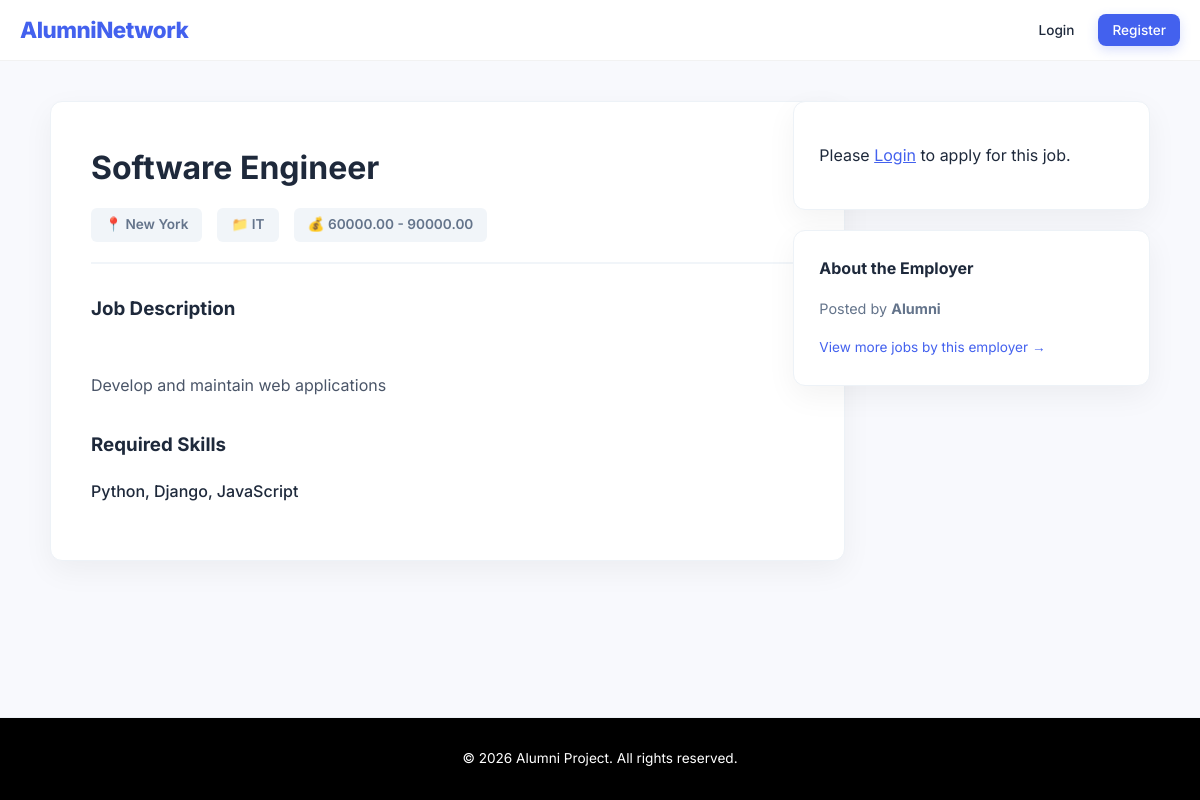
/job/36/, run on the app's committed database.
### myapp/models.py (models this page shows, shortened)
class Job(models.Model):
    STATUS_CHOICES = (
        ('pending', 'Pending'),
        ('approved', 'Approved'),
        ('rejected', 'Rejected'),
    )
    employer = models.ForeignKey(
        UserRegister,
        on_delete=models.CASCADE,
        limit_choices_to={'role__in': ['employer', 'alumni']},
        related_name='jobs'
    )
    title = models.CharField(max_length=255)
    description = models.TextField()
    location = models.CharField(max_length=255)
    salary_min = models.DecimalField(max_digits=10, decimal_places=2, blank=True, null=True)
    salary_max = models.DecimalField(max_digits=10, decimal_places=2, blank=True, null=True)
    category = models.CharField(max_length=255)
    skills_required = models.TextField(help_text="Comma separated skills")
    status = models.CharField(max_length=20, choices=STATUS_CHOICES, default='approved')
    created_at = models.DateTimeField(auto_now_add=True)

class UserRegister(models.Model):
    id = models.AutoField(primary_key=True)
    full_name = models.CharField(max_length=255)
    username = models.CharField(max_length=150, unique=True)
    email = models.EmailField(unique=True)
    password = models.CharField(max_length=128)
    GENDER_CHOICES = [
        ('male', 'Male'),
        ('female', 'Female'),
        ('other', 'Other'),
    ]
    gender = models.CharField(max_length=6, choices=GENDER_CHOICES)
    age = models.PositiveIntegerField()
    ROLE_CHOICES = [
        ('alumni', 'Alumni'),
        ('student', 'Student'),
        ('employer', 'Employer'),
    ]
    role = models.CharField(max_length=20, choices=ROLE_CHOICES)
    STATUS_CHOICES = [
        ('pending', 'Pending'),
        ('approved', 'Approved'),
        ('rejected', 'Rejected'),
    ]
    status = models.CharField(
        max_length=10,
        choices=STATUS_CHOICES,
        default='pending'
    )
    phone = models.CharField(max_length=20, blank=True, null=True)
    city = models.CharField(max_length=100, blank=True, null=True)
    country = models.CharField(max_length=100, blank=True, null=True)
    education = models.CharField(max_length=255, blank=True)
    skills = models.TextField(blank=True)
    experience = models.TextField(blank=True)
    contact_number = models.CharField(max_length=15, blank=True)
    resume = models.FileField(upload_to='resumes/', null=True, blank=True)
    is_public = models.BooleanField(default=True)
    date_joined = models.DateTimeField(auto_now_add=True)
    is_active = models.BooleanField(default=True)

### myapp/views.py (the view, shortened to what this page needs)
# urls.py: path('job/<int:job_id>/', views.job_detail, name='job_detail'),
def job_detail(request, job_id):
    job = get_object_or_404(Job, id=job_id)
    username = request.session.get('username')
    user = None
    can_apply = False
    has_applied = False
    is_bookmarked = False
    return render(request, 'job_detail.html', {
        'job': job,
        'can_apply': can_apply,
        'has_applied': has_applied,
        'is_bookmarked': is_bookmarked
    })

### templates/job_detail.html (shortened to what this page needs)
{% extends "base.html" %}
{% block content %}
<div class="detail-container">
    <main class="job-main">
        <div class="job-header">
            <h2>{{ job.title }}</h2>
            <div class="job-tags">
                <span class="tag">📍 {{ job.location }}</span>
                <span class="tag">📁 {{ job.category }}</span>
                <span class="tag">💰 {{ job.salary_min }} - {{ job.salary_max }}</span>
            </div>
        </div>
        <h3>Job Description</h3>
        <div class="description-box">
            {{ job.description }}
        </div>
        <h3 style="margin-top: 30px;">Required Skills</h3>
        <p style="color: var(--text-dark); font-weight: 500;">{{ job.skills_required }}</p>
    </main>
    <aside class="job-sidebar">
        {% if request.session.username %}
            <div class="sidebar-card">
                <h4>Application</h4>
                {% if can_apply %}
                    {% if has_applied %}
                        <button class="btn-apply" disabled>Already Applied ✅</button>
                    {% else %}
                        <form method="post" enctype="multipart/form-data" action="{% url 'apply_job' job.id %}" style="box-shadow:none; padding:0;">
                            {% csrf_token %}
                            <div class="file-input-wrapper">
                                <label>Upload Resume (PDF/Doc)</label>
                                <input type="file" name="resume" required style="width: 100%; font-size: 0.8rem;">
                            </div>
                            <button type="submit" class="btn-apply">Submit Application</button>
                        </form>
                    {% endif %}
                {% else %}
                    <p style="font-size: 0.85rem; color: var(--text-light);">This job is no longer accepting applications.</p>
                {% endif %}
                <form method="post" action="{% url 'toggle_bookmark' job.id %}" style="box-shadow:none; padding:0; margin-top: 15px;">
                    {% csrf_token %}
                    {% if is_bookmarked %}
                        <button type="submit" class="btn-bookmark bookmark-active">
                            ❤️ Remove Bookmark
                        </button>
                    {% else %}
                        <button type="submit" class="btn-bookmark">
                            🤍 Bookmark for Later
                        </button>
                    {% endif %}
                </form>
            </div>
        {% else %}
            <div class="sidebar-card text-center">
                <p>Please <a href="{% url 'login' %}" style="color: var(--primary-color);">Login</a> to apply for this job.</p>
            </div>
        {% endif %}
        <div class="sidebar-card">
            <h4>About the Employer</h4>
            <p style="font-size: 0.9rem; color: var(--text-light);">
                Posted by <strong>{{ job.employer.username }}</strong>
            </p>
            <a href="{% url 'job_list' %}" style="font-size: 0.85rem; text-decoration: none; color: var(--primary-color);">
                View more jobs by this employer &rarr;
            </a>
        </div>
    </aside>
</div>
{% endblock %}

### templates/base.html (style rules this page uses)
:root { --primary-color: #4361ee; --secondary-color: #3f37c9; --bg-color: #f8f9fd; --card-bg: #ffffff; --text-dark: #1e293b; --text-light: #64748b; --success: #10b981; --danger: #ef4444; --shadow: 0 10px 30px rgba(0, 0, 0, 0.05); --radius: 12px; }
body { font-family: 'Inter', sans-serif; margin: 0; padding: 0; background-color: var(--bg-color); color: var(--text-dark); line-height: 1.6; display: flex; flex-direction: column; min-height: 100vh; }
main { padding: 40px 20px; max-width: 1100px; margin: 0 auto; width: 100%; flex-grow: 1; }

### templates/job_detail.html (style rules this page uses)
.detail-container { display: grid; grid-template-columns: 2fr 1fr; gap: 30px; animation: fadeIn 0.5s ease-in-out; }
.job-main { background: var(--card-bg); padding: 40px; border-radius: var(--radius); box-shadow: var(--shadow); border: 1px solid #edf2f7; }
.job-header { border-bottom: 2px solid #f1f5f9; padding-bottom: 20px; margin-bottom: 30px; }
.job-header h2 { margin: 0; font-size: 2rem; color: var(--text-dark); }
.job-tags { display: flex; gap: 15px; margin-top: 15px; flex-wrap: wrap; }
.tag { background: #f1f5f9; color: var(--text-light); padding: 6px 14px; border-radius: 6px; font-size: 0.85rem; font-weight: 600; }
.description-box { line-height: 1.8; color: #4a5568; white-space: pre-line; }
.job-sidebar { display: flex; flex-direction: column; gap: 20px; }
.sidebar-card { background: var(--card-bg); padding: 25px; border-radius: var(--radius); box-shadow: var(--shadow); border: 1px solid #edf2f7; }
.sidebar-card h4 { margin-top: 0; margin-bottom: 15px; font-size: 1rem; color: var(--text-dark); }

### data on the page
Job: title "Software Engineer", location "New York", category "IT", salary_min "60000.00", salary_max "90000.00", description "Develop and maintain web applications", skills_required "Python, Django, JavaScript", employer.username "Alumni"
